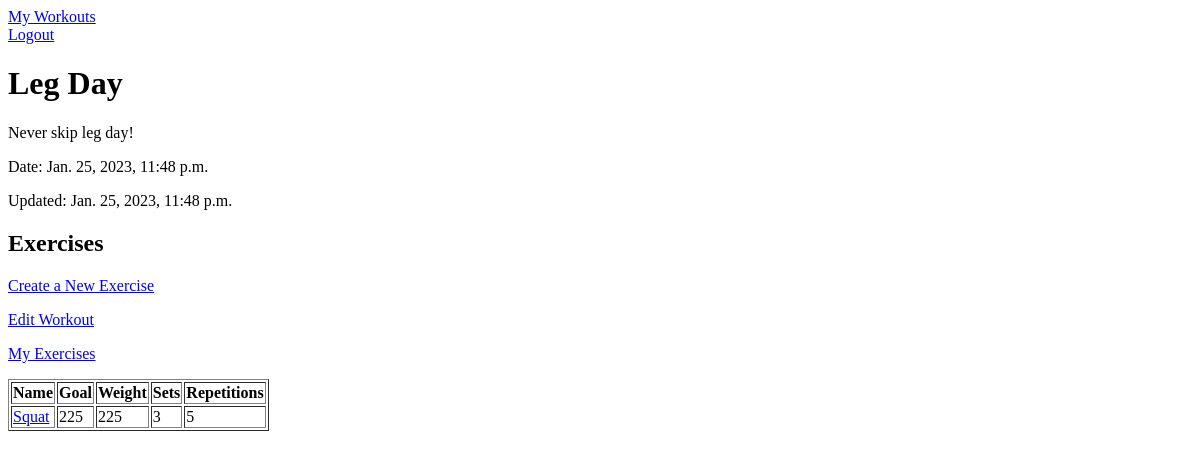
Page /tracker/3/ (signed in) on the earlier database version.
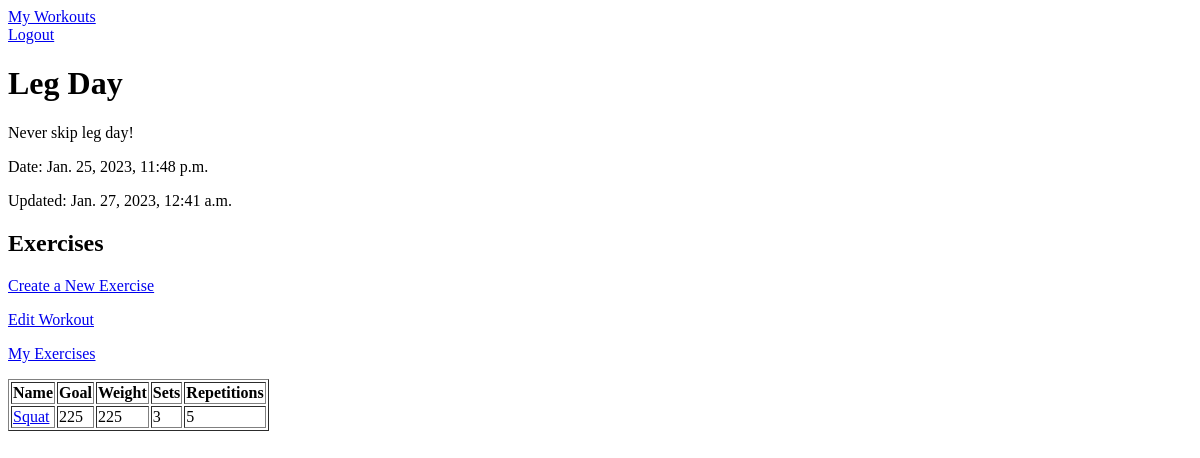
Same page on the later database version.
### tracker/models.py (models this page shows, shortened)
class Workout(models.Model):
    name = models.CharField(max_length=100)
    description = models.TextField(default=None)
    created_on = models.DateTimeField(auto_now_add=True)
    updated_on = models.DateTimeField(auto_now=True)
    user = models.ForeignKey(
        settings.AUTH_USER_MODEL,
        related_name="workouts",
        on_delete=models.CASCADE,
        null=True
    )

### tracker/views.py (the view)
# urls.py: path("<int:id>/", show_my_workout, name="show_my_workout"),
@login_required
def show_my_workout(request, id):
    workout = get_object_or_404(Workout, id=id)
    context = {
        "workout": workout,
    }
    return render(request, "tracker/detail.html", context)

### tracker/templates/tracker/detail.html (shortened to what this page needs)
{% extends 'base.html' %}
{% block content %}
    <div>
        <h1>{{ workout.name }}</h1>
        <p>{{ workout.description }}</p>
        <p>Date: {{ workout.created_on }}</p>
        <p>Updated: {{ workout.updated_on }}</p>
        <h2>Exercises</h2>
        <p>
            <a href="{% url 'create_exercise' %}">Create a New Exercise</a>
        </p>
        <p>
            <a href="{% url 'edit_workout' workout.id %}">Edit Workout</a>
        </p>
        <p>
            <a href="{% url 'show_my_exercises' workout.id %}">My Exercises</a>
        </p>
        {% if workout.exercises.all|length > 0 %}
            <table border="1">
                <thead>
                    <tr>
                        <th>Name</th>
                        <th>Goal</th>
                        <th>Weight</th>
                        <th>Sets</th>
                        <th>Repetitions</th>
                    </tr>
                </thead>
                <tbody>
                    {% for exercise in workout.exercises.all %}
                        <tr>
                            <td><a href="{% url 'individual_exercise' exercise.id %}">{{ exercise.name }}</a></td>
                            <td>{{ exercise.goal }}</td>
                            <td>{{ exercise.weight }}</td>
                            <td>{{ exercise.sets }}</td>
                            <td>{{ exercise.reps }}</td>
                        </tr>
                    {% endfor %}
                </tbody>
            </table>
        {% else %}
        <p>There are no exercises. Add some exercises!</p>
        {% endif %}
    </div>
{% endblock content %}

Differences in the rows shown:
changed Workout "Leg Day": updated_on "Jan. 25, 2023, 11:48 p.m." → "Jan. 27, 2023, 12:41 a.m."
